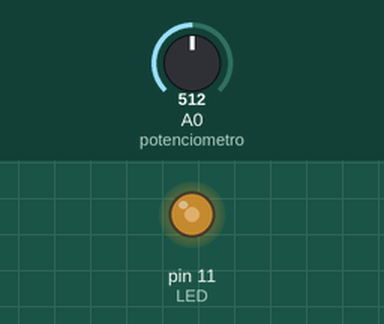
This sketch was run on a simulated Arduino Uno, built with avr-gcc and run on an emulated ATmega328P. Parts: output pins drawn as LEDs (lit = HIGH). The test bench sets the inputs (shaded band); at power-on: A0 (potenciometro) = 512.

Above: at 1.2 s.
1.3 s: A0 (potenciometro) set to 716
At 1.8 s:
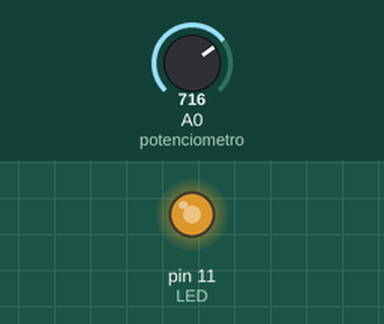
2.8 s: A0 (potenciometro) set to 900
At 4.0 s:
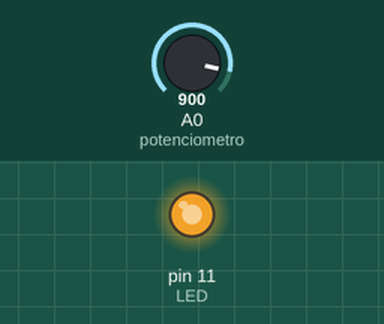
4.3 s: A0 (potenciometro) set to 122
At 5.3 s:
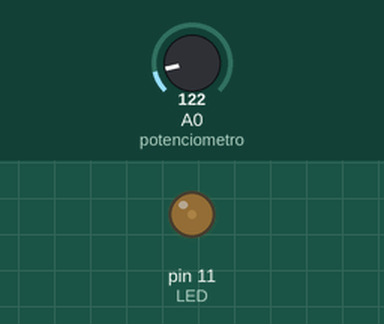
5.8 s: A0 (potenciometro) set to 0
At 6.4 s:
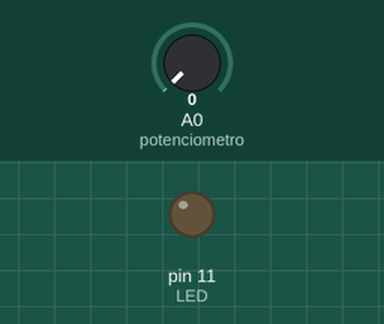
Timing chart, 0 to 8.3 s (numbered marks = the images above; inputs shaded):
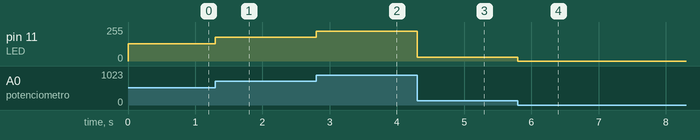

The sketch:

Controlar_brillo_de_un_LED_con_Arduino.ino
```cpp
/*
----------GeniosLatinos.com-----------
 Controlar brillo (Intesidad) de un LED.
 ----------GeniosLatinos.com-----------
 */

const int LED =11;
// declaramos LED en una de las salidas PWM.
const int potenciometro =A0;
// entrada del potenciometro esta conectado al pin A0
int brillo;
//variable para almacenar los datos del brillo

void setup ()  {
  pinMode (LED, OUTPUT);  // declaramos el led como salida
  /* los pines analogicos se declaran como entrada automaticamente */
}
void loop (){
  /*leemos el valor del potenciometro divididos entre 4 ya que
   solo se pueden usar valores entre 0 y 255 y 1024/4=226
   en analog Write porque es de 8bits.  */
  brillo = analogRead (potenciometro) / 4;
  analogWrite(LED, brillo);
}
/*
----------GeniosLatinos.com-----------
 Controlar brillo (Intesidad) de un LED.
 ----------GeniosLatinos.com-----------
 */
```

Measured:
- after the input at 1.3 s, pin 11 (LED): 128/255 → 179/255 at once
- after the input at 2.8 s, pin 11 (LED): 179/255 → 225/255 at once
- after the input at 4.3 s, pin 11 (LED): 225/255 → 30/255 at once
- after the input at 5.8 s, pin 11 (LED): 30/255 → 0/255 at once
